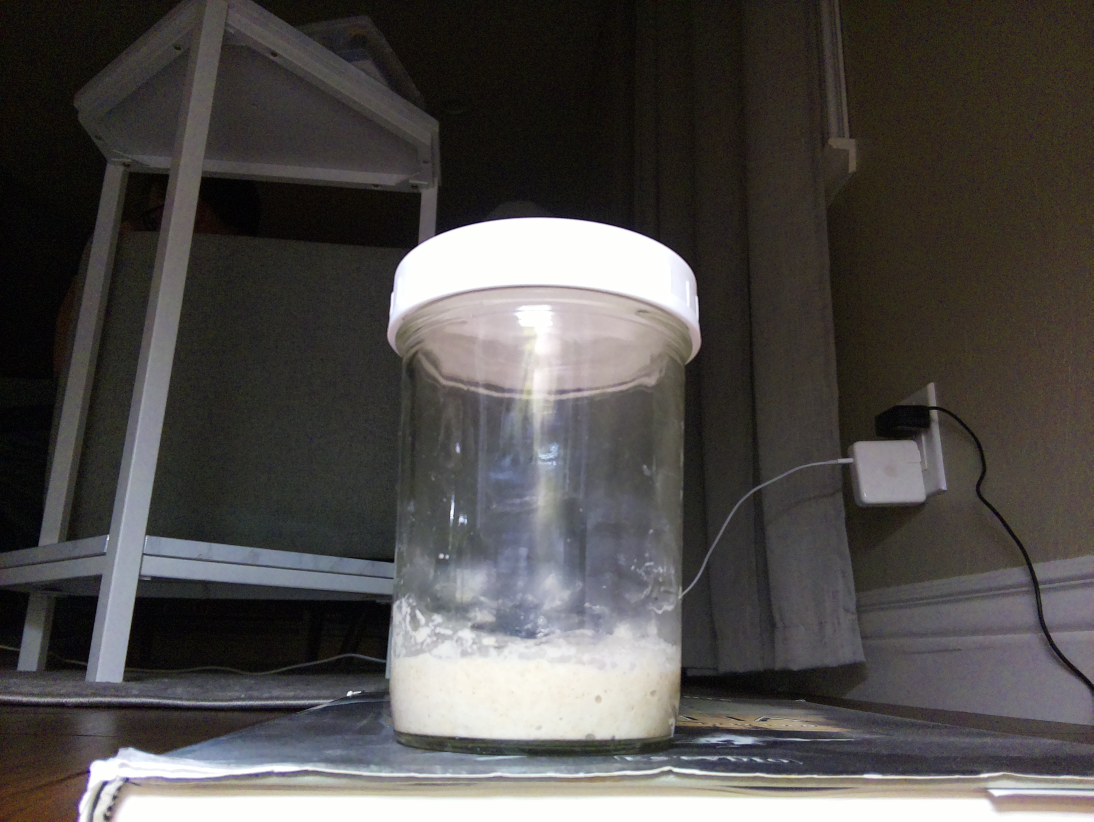
#> input picture images/image_0001.jpg, 3280 x 2464 px, found by its file name (shown at 1/3 size); its folder holds only this picture in this run
$ python bubble_count_and_height.py
#> lines starting #> are read from the running program, lines starting #| are printed output that depends on the picture
import os
import cv2
import pandas as pd
import numpy as np
import matplotlib.pyplot as plt
from matplotlib.backends.backend_agg import FigureCanvasAgg as FigureCanvas

# File Paths
data_log_path = "/Users/patrickjohnson/python-projects/timelapse/data_log.csv"
image_folder = "/Users/patrickjohnson/python-projects/timelapse/images"
output_video = "/Users/patrickjohnson/python-projects/timelapse/timelapse_with_graphs.mp4"
output_folder = "/Users/patrickjohnson/python-projects/timelapse/annotated_images"
bubble_height_csv = "/Users/patrickjohnson/python-projects/timelapse/bubble_height_data.csv"

# Ensure output folder exists
os.makedirs(output_folder, exist_ok=True)

# Load Data

def load_and_prepare_data(data_log_path, bubble_height_csv, image_folder):
    # Load temperature and humidity data
    df = pd.read_csv(data_log_path)
#> (reads data_log.csv from the repository)
    df.rename(columns={
        'Timestamp': 'time',
        'Temperature (°F)': 'temperature',
        'Humidity (%)': 'humidity'
    }, inplace=True)
    df['time'] = pd.to_datetime(df['time'])
    df.sort_values('time', inplace=True)

    # Ensure Images Are Sorted Correctly
    image_files = sorted([f for f in os.listdir(image_folder) if f.startswith("image_") and f.endswith(".jpg")])
    df = df.iloc[:len(image_files)]
    df['image_paths'] = [os.path.join(image_folder, img) for img in image_files]

    # Load bubble count and height data
    if os.path.exists(bubble_height_csv):
        bubble_df = pd.read_csv(bubble_height_csv)
#> (reads bubble_height_data.csv from the repository)
        bubble_df.rename(columns={'Image': 'image_file', 'Starter Height (Pixels)': 'starter_height', 'Bubble Count': 'bubble_count'}, inplace=True)
        df = df.merge(bubble_df, left_on='image_paths', right_on='image_file', how='left')
    else:
        df['starter_height'] = 0
        df['bubble_count'] = 0

    return df

# Visualization and Timelapse Generation

def update_graph_data(row, x_data, temp_data, hum_data, bubble_data, height_data):
    x_data.append(len(x_data))
    temp_data.append(row['temperature'])
    hum_data.append(row['humidity'])
    bubble_data.append(row['bubble_count'])
    height_data.append(row['starter_height'])

def render_graph(ax, x_data, y_data, label, color, ylabel, title):
    ax.clear()
    ax.plot(x_data, y_data, marker='o', color=color, label=label)
    ax.set_xlim(0, len(x_data))
    ax.set_xlabel("Frame Number", fontsize=12)
    ax.set_ylabel(ylabel, fontsize=12)
    ax.set_title(title, fontsize=14)
    ax.legend()

def create_timelapse(df, output_video, width, height):
    fps = 10
    fourcc = cv2.VideoWriter_fourcc(*'mp4v')
    video = cv2.VideoWriter(output_video, fourcc, fps, (width, height))

    fig, (ax1, ax2, ax3) = plt.subplots(3, 1, figsize=(6, 15))
    canvas = FigureCanvas(fig)
    x_data, temp_data, hum_data, bubble_data, height_data = [], [], [], [], []

    for idx, row in df.iterrows():
        frame = cv2.imread(row['image_paths'])

        update_graph_data(row, x_data, temp_data, hum_data, bubble_data, height_data)

        render_graph(ax1, x_data, temp_data, "Temperature (°F)", "blue", "Temperature (°F)", "Temperature Over Time")
        ax1.plot(x_data, hum_data, marker='s', color='green', label="Humidity (%)")
        ax1.legend()

        render_graph(ax2, x_data, bubble_data, "Bubble Count", "red", "Bubble Count", "Bubbles Over Time")
        render_graph(ax3, x_data, height_data, "Starter Height", "purple", "Starter Height (pixels)", "Starter Height Over Time")

        canvas.draw()
        graph_image = np.frombuffer(canvas.tostring_argb(), dtype='uint8')
        graph_image = graph_image.reshape(canvas.get_width_height()[::-1] + (4,))
        graph_image = np.roll(graph_image, -1, axis=2)
        graph_image = cv2.cvtColor(graph_image[..., :3], cv2.COLOR_RGB2BGR)

        graph_height, graph_width, _ = graph_image.shape
        frame[-graph_height:, -graph_width:] = graph_image

        video.write(frame)

        if idx % 10 == 0:
            print(f"Processed frame {idx + 1}/{len(df)}")

    video.release()
    print(f"Timelapse with graphs saved as {output_video}")

# Main Execution
if __name__ == "__main__":
    df = load_and_prepare_data(data_log_path, bubble_height_csv, image_folder)

    first_frame = cv2.imread(df['image_paths'].iloc[0])
#> first_frame is the input picture: shape (2464, 3280, 3); mean B, G, R 75, 76.8, 79.8
    height, width, _ = first_frame.shape
#> height = 2464; width = 3280

    create_timelapse(df, output_video, width, height)
#> in create_timelapse, `graph_image = cv2.cvtColor(graph_image[..., :3], cv2.COLOR_RGB2BGR)`:
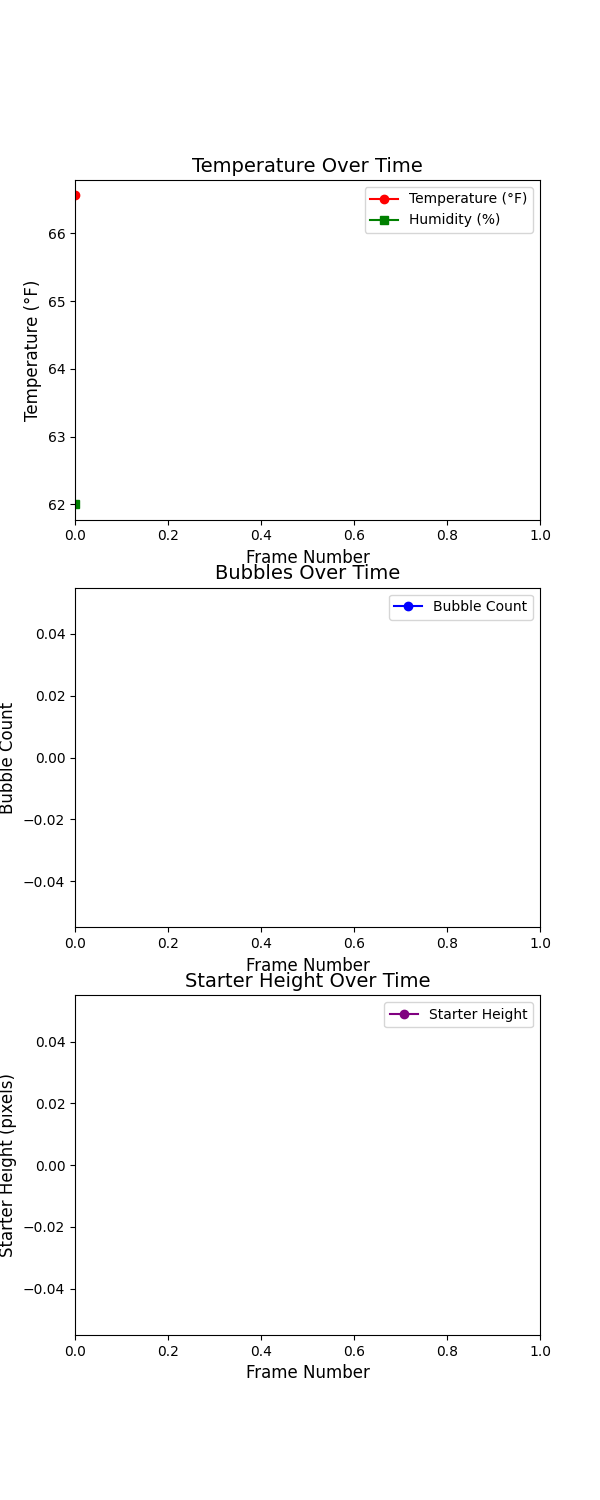
#> graph_image: shape (1500, 600, 3); mean R, G, B 250.7, 250.7, 250.7
#> in create_timelapse, `frame[-graph_height:, -graph_width:] = graph_image`:
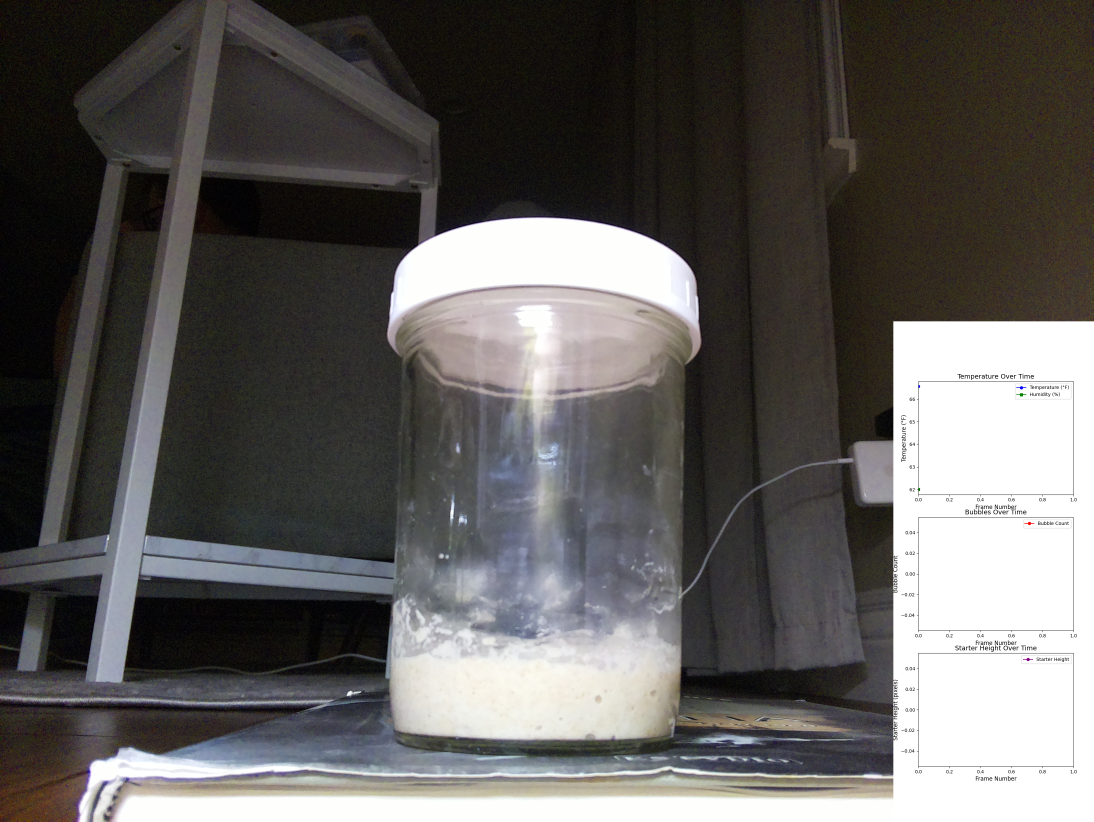
#> frame: shape (2464, 3280, 3) (shown at 1/3 size); mean B, G, R 93.5, 95.2, 97.4
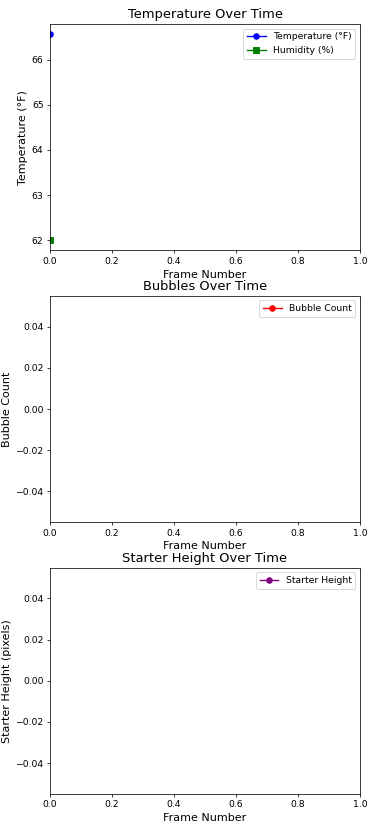
#> figure drawn by matplotlib, 3 panels
